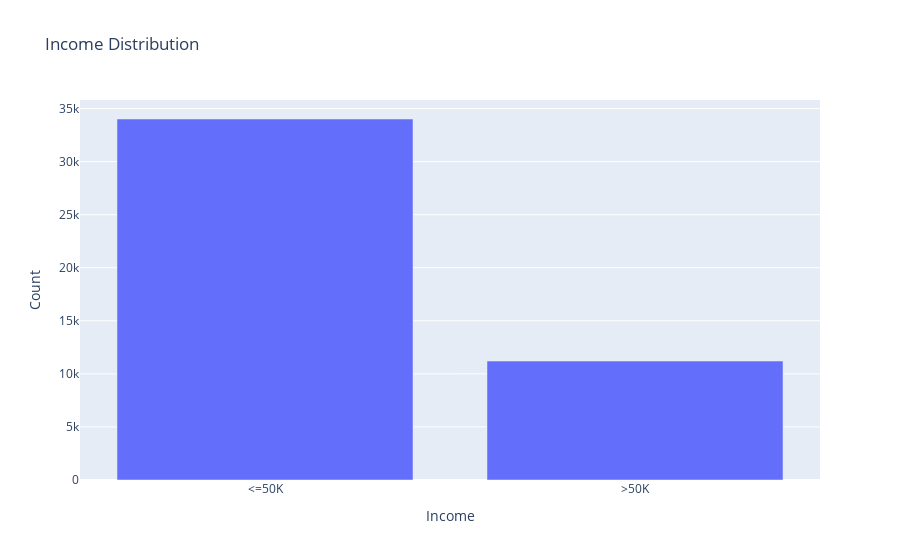

The cell this chart's notebook holds for it:
### Code cell
fig = px.bar(target_count, x = "Income", y = "Count", title = "Income Distribution")
fig.show()

### Figure 1 — Plotly figure (JSON) as saved in the notebook; plotly's stock layout.template omitted (floating-point values rounded to 4 significant figures)
{"data": [{"alignmentgroup": "True", "hovertemplate": "Income=%{x}<br>Count=%{y}<extra></extra>", "legendgroup": "", "marker": {"color": "#636efa"}, "name": "", "offsetgroup": "", "orientation": "v", "showlegend": false, "textposition": "auto", "type": "bar", "x": ["<=50K", ">50K"], "xaxis": "x", "y": [34014, 11208], "yaxis": "y"}], "layout": {"autosize": true, "barmode": "relative", "legend": {"tracegroupgap": 0}, "title": {"text": "Income Distribution"}, "xaxis": {"anchor": "y", "autorange": true, "domain": [0, 1], "range": [-0.5, 1.5], "title": {"text": "Income"}, "type": "category"}, "yaxis": {"anchor": "x", "autorange": true, "domain": [0, 1], "range": [0, 35800.0], "title": {"text": "Count"}, "type": "linear"}}}
